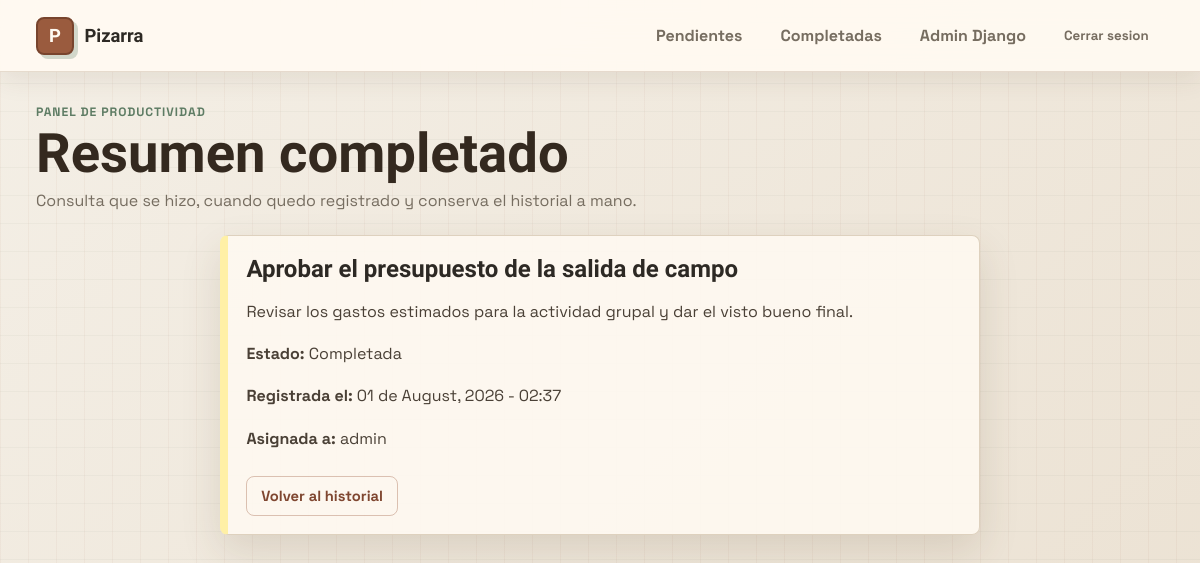
The page /completada/24/ (signed in) on the database its author committed.
### tareas/models.py (models this page shows, shortened)
class PostIt(models.Model):
	COLORES_CHOICES = [
		('#fff740', 'Amarillo'),
		('#ff7eb9', 'Rosa'),
		('#7afcff', 'Azul'),
		('#98ff98', 'Verde'),
	]
	titulo = models.CharField(max_length=100)
	contenido = models.TextField(blank=True)
	color = models.CharField(max_length=7, choices=COLORES_CHOICES, default='#fff740')
	creado_el = models.DateTimeField(auto_now_add=True)
	completada = models.BooleanField(default=False)
	asignado_a = models.ForeignKey(User, on_delete=models.CASCADE, related_name='postits')

### tareas/views.py (the view)
# urls.py: path('completada/<int:tarea_id>/', views.detalle_completada, name='detalle_completada'),
@login_required
def detalle_completada(request, tarea_id):
	queryset = PostIt.objects.filter(completada=True)
	if not request.user.is_superuser:
		queryset = queryset.filter(asignado_a=request.user)
	tarea = get_object_or_404(queryset, id=tarea_id)
	return render(request, 'detalle.html', {'tarea': tarea})

### tareas/templates/detalle.html (shortened to what this page needs)
{% extends 'base.html' %}
{% block hero_title %}Resumen completado{% endblock %}
{% block hero_subtitle %}Consulta que se hizo, cuando quedo registrado y conserva el historial a mano.{% endblock %}
{% block content %}
<section class="single-panel-wrap">
    <article class="panel detail-panel" style="--note-bg: {{ tarea.color }};">
        <h2>{{ tarea.titulo }}</h2>
        <p>{{ tarea.contenido|default:'Esta tarea se completo sin detalles adicionales.' }}</p>
        <div class="detail-meta">
            <p><strong>Estado:</strong> Completada</p>
            <p><strong>Registrada el:</strong> {{ tarea.creado_el|date:"d \d\e F, Y - H:i" }}</p>
            {% if tarea.asignado_a %}
            <p><strong>Asignada a:</strong> {{ tarea.asignado_a.get_username }}</p>
            {% endif %}
        </div>
        <a href="{% url 'historial_completadas' %}" class="btn btn-ghost">Volver al historial</a>
    </article>
</section>
{% endblock %}

### tareas/static/css/estilos.css (style rules this page uses)
:root { --bg: #f4efe6; --bg-warm: #ebe1d2; --surface: #fffaf2; --surface-soft: #f8f0e3; --surface-strong: #fffdf8; --text: #2d2924; --muted: #766d60; --line: #ded1be; --primary: #9a5b3e; --primary-strong: #7f4630; --accent: #5e7c64; --accent-soft: #dde7d8; --danger: #b5534f; --danger-soft: #f2d7d3; --radius: 8px; --shadow: 0 16px 40px rgba(86, 61, 38, 0.14); --topbar-height: 72px; }
* { box-sizing: border-box; }
html, body { height: 100%; }
body { margin: 0; color: var(--text); font-family: 'Space Grotesk', sans-serif; background: linear-gradient(90deg, rgba(154, 91, 62, 0.05) 1px, transparent 1px), linear-gradient(0deg, rgba(94, 124, 100, 0.05) 1px, transparent 1px), linear-gradient(135deg, var(--bg), var(--bg-warm)); background-size: 28px 28px, 28px 28px, auto; overflow: hidden; }
h1, h2, h3 { margin: 0; font-family: 'Bricolage Grotesque', sans-serif; letter-spacing: 0; }
a { color: inherit; }
.panel { background: rgba(255, 250, 242, 0.88); border: 1px solid var(--line); border-radius: var(--radius); box-shadow: var(--shadow); padding: 1.15rem; }
.btn { min-height: 38px; text-decoration: none; border: 0; border-radius: 8px; font: inherit; font-size: 0.92rem; font-weight: 800; cursor: pointer; padding: 0.62rem 0.86rem; text-align: center; display: inline-flex; align-items: center; justify-content: center; transition: 0.18s ease; }
.btn-ghost { color: var(--primary-strong); background: transparent; border: 1px solid rgba(154, 91, 62, 0.35); margin-top: 0.5rem; }
.single-panel-wrap { max-width: 760px; margin: 0 auto; }
.detail-panel { border-left: 8px solid var(--note-bg, #fff0a6); }
.detail-panel p { white-space: pre-wrap; line-height: 1.65; color: #4a4036; }
.detail-meta { margin: 1rem 0; color: var(--muted); }

### rows shown on the page
PostIt: titulo "Aprobar el presupuesto de la salida de campo", contenido "Revisar los gastos estimados para la actividad grupal y dar el visto bueno final.", creado_el "01 de August, 2026 - 02:37", asignado_a.get_username "admin"
